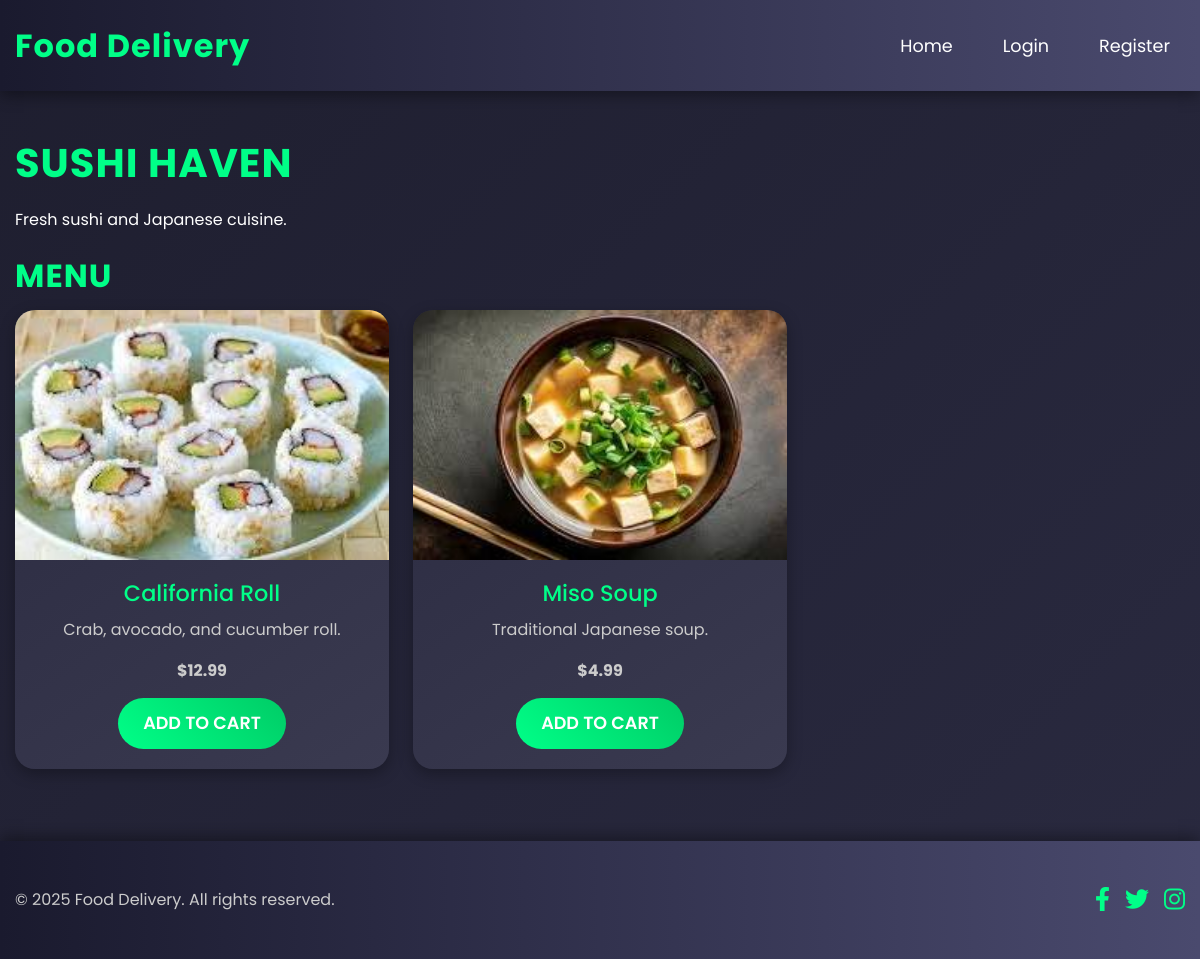
Screenshot of /restaurant.php?id=2 with the database file from the repository.
### tables this page shows
CREATE TABLE restaurants (
    id INT AUTO_INCREMENT PRIMARY KEY,
    name VARCHAR(255) NOT NULL,
    description TEXT,
    image VARCHAR(255),
    created_at TIMESTAMP DEFAULT CURRENT_TIMESTAMP
);

CREATE TABLE menu_items (
    id INT AUTO_INCREMENT PRIMARY KEY,
    restaurant_id INT,
    name VARCHAR(255) NOT NULL,
    description TEXT,
    price DECIMAL(10, 2) NOT NULL,
    image VARCHAR(255),
    created_at TIMESTAMP DEFAULT CURRENT_TIMESTAMP,
    FOREIGN KEY (restaurant_id) REFERENCES restaurants(id) ON DELETE CASCADE
);

### restaurant.php (the view, shortened to what this page needs)
<?php
require 'includes/config.php';
require 'includes/header.php';
$restaurant_id = $_GET['id'];
$stmt = $pdo->prepare("SELECT * FROM restaurants WHERE id = ?");
$stmt->execute([$restaurant_id]);
$restaurant = $stmt->fetch();
$stmt = $pdo->prepare("SELECT * FROM menu_items WHERE restaurant_id = ?");
$stmt->execute([$restaurant_id]);
$menu_items = $stmt->fetchAll();
?>
<div class="container my-5">
    <h1><?php echo $restaurant['name']; ?></h1>
    <p><?php echo $restaurant['description']; ?></p>
    <h2 class="mt-4">Menu</h2>
    <div class="row">
        <?php foreach ($menu_items as $item): ?>
            <div class="col-md-4 mb-4">
                <div class="card">
                    <img src="assets/images/<?php echo $item['image'] ?: 'placeholder.jpg'; ?>" class="card-img-top" alt="<?php echo $item['name']; ?>">
                    <div class="card-body">
                        <h5 class="card-title"><?php echo $item['name']; ?></h5>
                        <p class="card-text"><?php echo $item['description']; ?></p>
                        <p class="card-text"><strong>$<?php echo number_format($item['price'], 2); ?></strong></p>
                        <a href="cart/add_to_cart.php?item_id=<?php echo $item['id']; ?>" class="btn btn-primary add-to-cart">Add to Cart</a>
                    </div>
                </div>
            </div>
        <?php endforeach; ?>
    </div>
</div>
<?php require 'includes/footer.php'; ?>

### assets/css/style.css (style rules this page uses)
* { margin: 0; padding: 0; box-sizing: border-box; }
body { font-family: 'Poppins', sans-serif; background: linear-gradient(135deg, #1e1e2f, #2a2a40); color: #fff; min-height: 100vh; line-height: 1.6; }
.container { max-width: 1200px; margin: 0 auto; padding: 0 15px; }
h1, h2, h3 { color: #00ff88; font-weight: 700; text-transform: uppercase; letter-spacing: 1px; }
h1 { font-size: 2.5rem; margin-bottom: 20px; }
h2 { font-size: 2rem; margin-bottom: 15px; }
.card { background: linear-gradient(145deg, #2a2a40, #3a3a50); border: none; border-radius: 20px; overflow: hidden; transition: transform 0.4s ease, box-shadow 0.4s ease; box-shadow: 0 5px 15px rgba(0, 0, 0, 0.3); }
.card-img-top { height: 250px; object-fit: cover; transition: transform 0.3s ease; }
.card-body { padding: 20px; text-align: center; }
.card-title { font-size: 1.4rem; color: #00ff88; margin-bottom: 10px; }
.card-text { font-size: 1rem; color: #ccc; margin-bottom: 15px; }
.btn-primary { background: linear-gradient(45deg, #00ff88, #00cc66); border: none; border-radius: 50px; padding: 12px 25px; font-size: 1.1rem; font-weight: 600; text-transform: uppercase; transition: transform 0.3s ease, background 0.3s ease; }

### rows the page displays
restaurants: name "SUSHI HAVEN", description "Fresh sushi and Japanese cuisine."
menu_items: image (picture), name "California Roll", description "Crab, avocado, and cucumber roll.", price "12.99"
menu_items: image (picture), name "Miso Soup", description "Traditional Japanese soup.", price "4.99"
